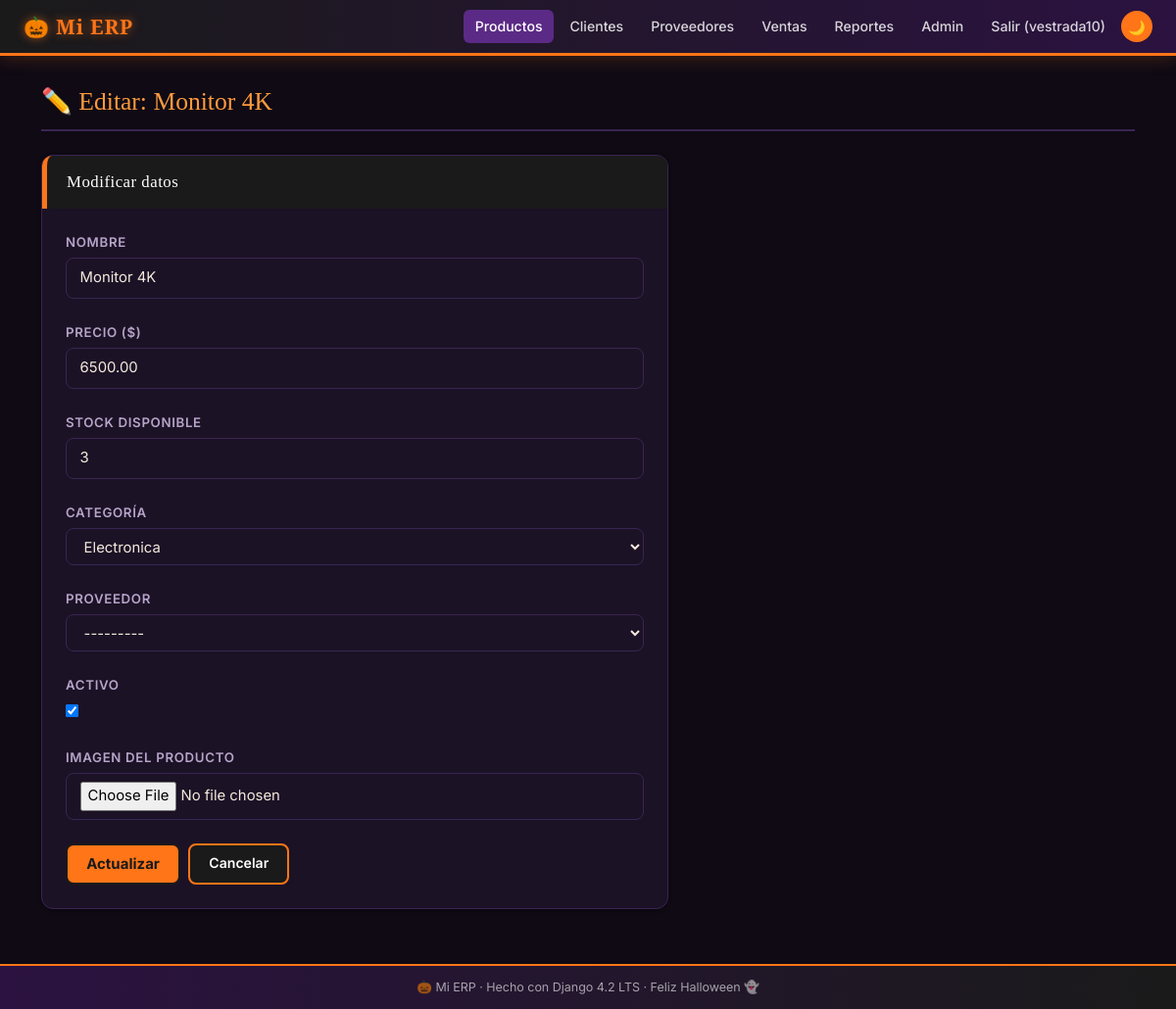
Screenshot of /productos/1/editar/ (signed in) with the database file from the repository.
### productos/models.py (models this page shows, shortened)
class Producto(models.Model):
    nombre    = models.CharField(
        max_length=200, verbose_name='Nombre'
    )
    precio    = models.DecimalField(
        max_digits=10,
        decimal_places=2,
        validators=[MinValueValidator(Decimal('0.00'))],
        verbose_name='Precio ($)',
        help_text='El precio no puede ser negativo.'
    )
    stock     = models.IntegerField(
        default=0,
        validators=[MinValueValidator(0)],
        verbose_name='Stock disponible'
    )
    categoria = models.ForeignKey(
        Categoria,
        on_delete=models.PROTECT,          # D-01: no borrar categoría con productos
        related_name='productos',
        verbose_name='Categoría'
    )
    proveedor = models.ForeignKey(
        Proveedor,
        on_delete=models.SET_NULL,         # D-02: producto puede quedar sin proveedor
        null=True,
        blank=True,
        related_name='productos',
        verbose_name='Proveedor'
    )
    activo    = models.BooleanField(
        default=True, verbose_name='Activo'
    )
    imagen    = models.ImageField(          # campo W11
        upload_to='productos/',            # subcarpeta dentro de MEDIA_ROOT
        null=True,
        blank=True,
        verbose_name='Imagen del producto',
        help_text='Formatos permitidos: JPEG, PNG, WEBP. Máximo 5 MB.',
        validators=[validar_imagen_producto],   # ← agregado en 2.3
    )
    creado    = models.DateTimeField(
        auto_now_add=True, verbose_name='Fecha de registro'
    )
    class Meta:
        verbose_name        = 'Producto'
        verbose_name_plural = 'Productos'
        ordering            = ['nombre']

### productos/views.py (the view, shortened to what this page needs)
class ProductoUpdateView(LoginRequiredMixin, UpdateView):
    model         = Producto
    form_class    = ProductoForm      # W11: incluye el campo imagen
    template_name = 'productos/editar.html'
    pk_url_kwarg  = 'producto_id'
    success_url   = reverse_lazy('productos:lista')

### productos/models.py (called while the page is built)
    def __str__(self) -> str:
        return self.nombre

### productos/templates/productos/editar.html (shortened to what this page needs)
{% extends "base.html" %}
{% block nav_productos %}active{% endblock %}
{% block content %}
<div class="erp-page-title">
    <h2>✏️ Editar: {{ producto.nombre }}</h2>
</div>
<div class="erp-card" style="max-width:640px;">
    <div class="erp-card-header">Modificar datos</div>
    <form method="post" style="margin-top:.5rem;">
        {% for field in form %}
        <div class="mb-4">
            <label class="erp-label">{{ field.label }}</label>
            {{ field }}
        </div>
        {% endfor %}
        <div class="d-flex gap-2 mt-3">
            <button type="submit" class="btn-erp-gold">Actualizar</button>
            <a href="{% url 'productos:detalle' producto.pk %}"
               class="btn-erp-primary">Cancelar</a>
        </div>
    </form>
</div>
{% endblock %}

### templates/base.html (shortened to what this page needs)
<!DOCTYPE html>
<html lang="es" data-theme="halloween">
<head>
    <link href="https://cdn.jsdelivr.net/npm/bootstrap@5.3.0/dist/css/bootstrap.min.css"
          rel="stylesheet">
</head>
<body>
<nav class="erp-navbar">
    <a class="erp-brand" href="/">🎃 Mi ERP</a>
    <div class="erp-nav-links">
        <a href="{% url 'productos:lista' %}"
           class="erp-nav-link {% block nav_productos %}{% endblock %}">Productos</a>
        <a href="{% url 'clientes:lista' %}"
           class="erp-nav-link {% block nav_clientes %}{% endblock %}">Clientes</a>
        <a href="{% url 'proveedores:lista' %}"
           class="erp-nav-link {% block nav_proveedores %}{% endblock %}">Proveedores</a>
        <a href="{% url 'ventas:lista' %}"
           class="erp-nav-link {% block nav_ventas %}{% endblock %}">Ventas</a>
        <a href="{% url 'reportes:inicio' %}"
           class="erp-nav-link {% block nav_reportes %}{% endblock %}">Reportes</a>
        <a href="/admin/" class="erp-nav-link">Admin</a>
        {% if user.is_authenticated %}
            <a href="/accounts/logout/" class="erp-nav-link">
                Salir ({{ user.username }})
            </a>
        {% else %}
            <a href="/accounts/login/" class="erp-nav-link">Entrar</a>
        {% endif %}
        <button class="theme-toggle" id="themeBtn" title="Cambiar tema">🌙</button>
    </div>
</nav>
<main class="erp-main">
    <div class="container">
        {% block content %}{% endblock %}
    </div>
</main>
<footer class="erp-footer">
    🎃 Mi ERP · Hecho con Django 4.2 LTS · Feliz Halloween 👻
</footer>
</body>
</html>

### templates/base.html (style rules this page uses)
:root, [data-theme="light"] { --clr-navy : #0A2342; --clr-royal : #1B4F8A; --clr-sky : #4A90D9; --clr-ice : #E8F0FB; --clr-gold : #B8860B; --clr-amber : #D4A017; --clr-cream : #FDF8E8; --clr-bg : #F5F7FA; --clr-surface: #FFFFFF; --clr-text : #1A1A2E; --clr-muted : #5A6A7E; --clr-border : #C8D8EC; --clr-danger : #C0392B; --clr-ok : #1A7A4A; --shadow-sm : 0 1px 4px rgba(10,35,66,.08); --shadow-md : 0 4px 16px rgba(10,35,66,.12); }
[data-theme="halloween"] { --clr-navy : #1A1A1A; --clr-royal : #5B2A86; --clr-sky : #FF9A3C; --clr-ice : #241533; --clr-gold : #FF7518; --clr-amber : #FFA64D; --clr-cream : #2B1A10; --clr-bg : #0F0A14; --clr-surface: #1B1226; --clr-text : #F3E9DC; --clr-muted : #B7A4C9; --clr-border : #3A2552; --clr-danger : #FF4D4D; --clr-ok : #9ACD32; --shadow-sm : 0 1px 4px rgba(0,0,0,.4); --shadow-md : 0 4px 16px rgba(255,117,24,.18); }
*, *::before, *::after { box-sizing: border-box; }
body { font-family: 'Inter','Segoe UI',sans-serif; font-size: 15px; background: var(--clr-bg); color: var(--clr-text); line-height: 1.6; transition: background .25s, color .25s; margin: 0; }
.erp-navbar { background: var(--clr-navy); border-bottom: 3px solid var(--clr-gold); padding: .65rem 1.5rem; display: flex; align-items: center; justify-content: space-between; flex-wrap: wrap; gap: .5rem; box-shadow: var(--shadow-md); }
.erp-brand { font-family: 'Playfair Display',Georgia,serif; font-size: 1.3rem; font-weight: 700; color: var(--clr-gold) !important; text-decoration: none; letter-spacing: .04em; }
.erp-nav-links { display: flex; align-items: center; gap: .25rem; flex-wrap: wrap; }
.erp-nav-link { color: rgba(255,255,255,.82) !important; font-size: .88rem; font-weight: 500; padding: .35rem .75rem; border-radius: 6px; text-decoration: none; transition: background .2s, color .2s; }
.erp-nav-link:hover, .erp-nav-link.active { background: var(--clr-royal); color: #FFF !important; }
.theme-toggle { background: var(--clr-gold); color: var(--clr-navy); border: none; border-radius: 50%; width: 32px; height: 32px; font-size: .9rem; cursor: pointer; transition: transform .2s; }
.erp-main { padding: 2rem 0; min-height: calc(100vh - 110px); }
.erp-card { background: var(--clr-surface); border: 1px solid var(--clr-border); border-radius: 12px; box-shadow: var(--shadow-sm); padding: 1.5rem; margin-bottom: 1.5rem; transition: box-shadow .2s, border-color .2s; }
.erp-card-header { background: var(--clr-navy); color: #FFF; border-radius: 10px 10px 0 0; padding: .85rem 1.25rem; border-left: 5px solid var(--clr-gold); font-family: 'Playfair Display',serif; font-size: 1.05rem; letter-spacing: .03em; margin: -1.5rem -1.5rem 1.5rem; }
.btn-erp-primary { background: var(--clr-navy); color: #FFF; border: 2px solid var(--clr-gold); border-radius: 8px; padding: .45rem 1.2rem; font-weight: 600; font-size: .88rem; cursor: pointer; text-decoration: none; display: inline-block; transition: background .2s, color .2s; }
.btn-erp-gold { background: var(--clr-gold); color: var(--clr-navy); border: 2px solid var(--clr-navy); border-radius: 8px; padding: .45rem 1.2rem; font-weight: 700; cursor: pointer; text-decoration: none; display: inline-block; transition: background .2s; }
.erp-label { font-size: .83rem; font-weight: 600; color: var(--clr-muted); text-transform: uppercase; letter-spacing: .05em; display: block; margin-bottom: .3rem; }
.erp-input { background: var(--clr-surface); border: 1.5px solid var(--clr-border); border-radius: 8px; color: var(--clr-text); padding: .5rem .85rem; width: 100%; font-size: .93rem; transition: border-color .2s, box-shadow .2s; }
.erp-page-title { display: flex; align-items: center; gap: 1rem; margin-bottom: 1.5rem; padding-bottom: .75rem; border-bottom: 2px solid var(--clr-border); }
.erp-page-title h2 { font-family: 'Playfair Display',serif; font-size: 1.6rem; color: var(--clr-navy); margin: 0; }
[data-theme="dark"] .erp-page-title h2, [data-theme="halloween"] .erp-page-title h2 { color: var(--clr-sky); }
.erp-footer { background: var(--clr-navy); color: rgba(255,255,255,.6); text-align: center; font-size: .78rem; padding: .75rem; border-top: 2px solid var(--clr-gold); }
[data-theme="halloween"] .erp-navbar { background: linear-gradient(90deg, #1A1A1A 0%, #2B1240 100%); }
[data-theme="halloween"] .erp-brand { text-shadow: 0 0 10px rgba(255,117,24,.55); }
[data-theme="halloween"] .erp-footer { background: linear-gradient(90deg, #2B1240 0%, #1A1A1A 100%); }

### rows the page displays
Producto: nombre "Monitor 4K", form "Monitor 4K" "6500.00" "3" "Electronica" "---------" "☑"

### other values shown
{{ user.username }} "vestrada10"
{{ field.label }} "NOMBRE" "PRECIO ($)" "STOCK DISPONIBLE" "CATEGORÍA" "PROVEEDOR" "ACTIVO" "IMAGEN DEL PRODUCTO"
